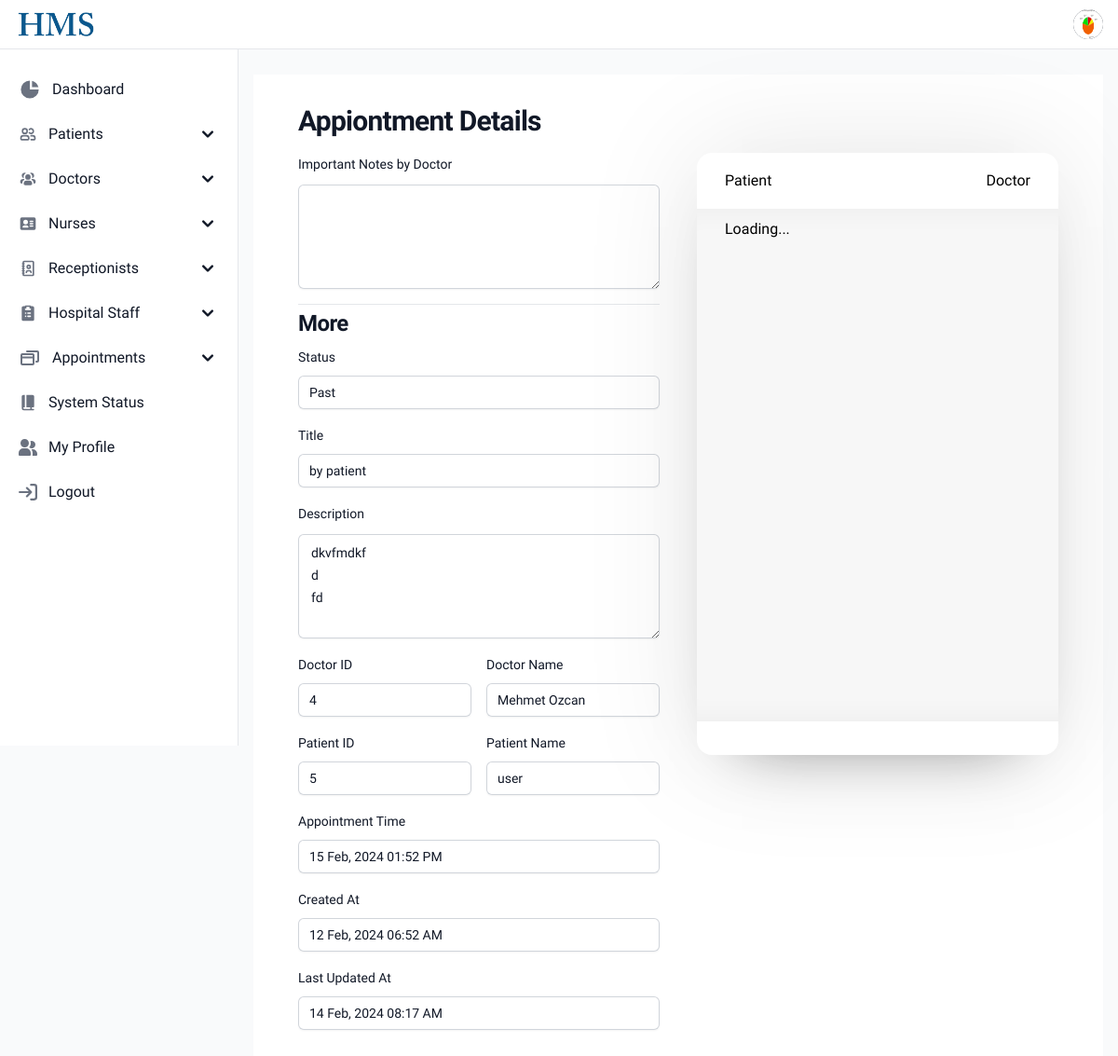
Before: /admin/admin/appointment-details?id=5 (signed in) with the older database file.
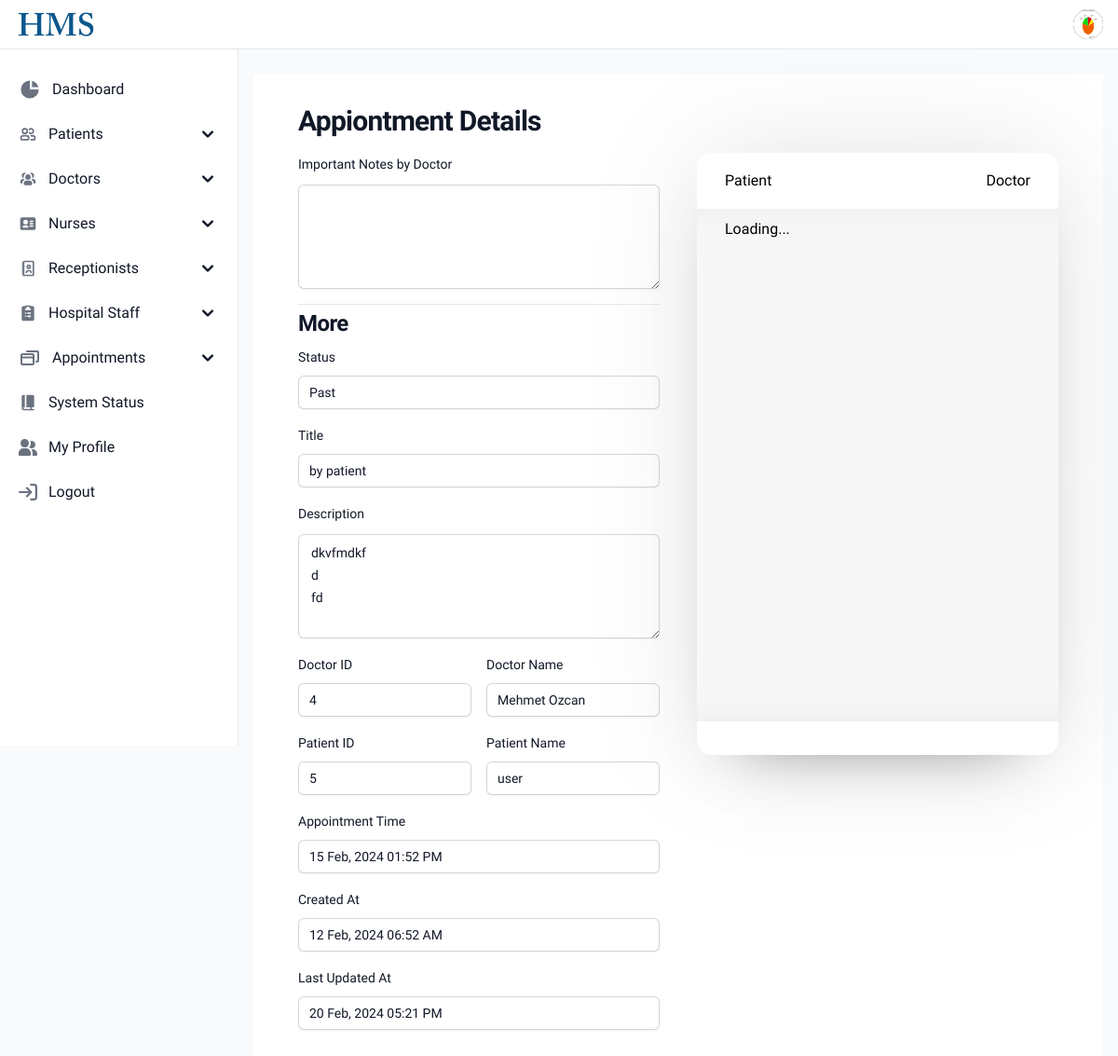
After: the same page with the newer database file.
### tables this page shows
CREATE TABLE `appointment` (
  `id` int(11) NOT NULL,
  `patient_id` bigint(20) DEFAULT NULL,
  `booked_by` bigint(20) DEFAULT NULL,
  `title` text DEFAULT NULL,
  `description` varchar(5000) DEFAULT NULL,
  `doctor_id` bigint(20) DEFAULT NULL,
  `notes` varchar(5000) DEFAULT NULL,
  `time` datetime DEFAULT NULL,
  `status` int(11) DEFAULT NULL,
  `created_at` datetime DEFAULT NULL,
  `updated_at` datetime DEFAULT NULL
);

CREATE TABLE `users` (
  `id` int(11) NOT NULL,
  `name` text DEFAULT NULL,
  `img` varchar(1000) DEFAULT NULL,
  `username` text DEFAULT NULL,
  `email` text DEFAULT NULL,
  `password` varchar(1000) DEFAULT NULL,
  `phone` bigint(20) DEFAULT NULL,
  `role_id` int(11) DEFAULT NULL,
  `created_by` bigint(20) DEFAULT NULL,
  `created_at` datetime DEFAULT NULL,
  `updated_at` datetime DEFAULT NULL
);

### admin/index.php (called while the page is built, shortened)
<?php
require(__DIR__ . '/../php/config.php');
include __DIR__ . '/../layouts/admin/app.php';

### php/config.php (called while the page is built, shortened)
<?php
$url='http://localhost:8080/hms/';
?>

### admin/appointment-details.php (the view, shortened to what the rows shown need)
<?php
$appiontment_id = $_GET['id'];
$appiontment_data = mysqli_query($conn,"SELECT * FROM `appointment` WHERE `id`='$appiontment_id'");
$data = mysqli_fetch_assoc($appiontment_data);
$patient_id= $data['patient_id'];
$doctor_id= $data['doctor_id'];
$patient_query = mysqli_query($conn,"SELECT * FROM `users` WHERE `id`=$patient_id");
if(mysqli_num_rows($patient_query)>0){
    $patient_data = mysqli_fetch_assoc($patient_query);
$patient_name = $patient_data['name'];
$patient_id = $patient_data['id'];
}else{
    $patient_name = 'Not Found';
    $patient_id = 'Not Found';
}
$doctor_query = mysqli_query($conn,"SELECT * FROM `users` WHERE `id`=$doctor_id");
if(mysqli_num_rows($doctor_query)>0){
    $doctor_data = mysqli_fetch_assoc($doctor_query);
$doctor_name = $doctor_data['name'];
$doctor_id = $doctor_data['id'];
}else{
    $doctor_name = 'Not Found';
    $doctor_id = 'Not Found';
}
?>
<link rel="stylesheet" href="<?=$url?>assets/css/custom.css">
<section class="bg-white ">
                <div class="py-8 px-4 mx-auto max-w-screen-2xl text-start  lg:px-12">
                    <h1 class="mb-4 text-2xl font-extrabold tracking-tight leading-none text-gray-900 md:text-3xl ">
                        Appiontment Details</h1>
                    <div class="grid grid-cols-1 lg:grid-cols-2 lg:gap-x-10">
                        <div class="">
                            <div class="col-span-full mb-4">
                                <label for="message"
                                    class="block text-sm font-medium leading-6 text-gray-900">Important Notes by Doctor</label>
                                <div class="mt-2.5">
                                    <textarea name="message" id="message" rows="4"
                                        class="block w-full rounded-md border-0 px-3.5 py-2 text-gray-900 shadow-sm ring-1 ring-inset ring-gray-300 placeholder:text-gray-400 focus:ring-2 focus:ring-inset focus:ring-indigo-600 sm:text-sm sm:leading-6" readonly disabled><?=$data['notes']?></textarea>
                                </div>
                            </div>
                            <hr>
                            <h1 class="mb-3 mt-2 text-2xl font-semibold tracking-tight leading-none text-gray-900 ">
                                More</h1>
                            <div class="col-span-full mb-4">
                                <label for="txtDate" class="block text-sm font-medium leading-6 text-gray-900">Status</label>
                                <div class="mt-2">
                                  <input type="text" name="date" id="txtDate" class="block w-full rounded-md border-0 py-1.5 text-gray-900 shadow-sm ring-1 ring-inset ring-gray-300 placeholder:text-gray-400 focus:ring-2 focus:ring-inset focus:ring-indigo-600 sm:text-sm sm:leading-6" value="<?php if(intval($data['status'])===1){ echo 'Upcoming'; }elseif(intval($row['status'])===2){ echo 'Active'; }else{ echo 'Past'; } ?>" readonly disabled>
                                </div>
                                     </div>
                            <div class="col-span-full mb-4">
                                <label for="txtDate"
                                    class="block text-sm font-medium leading-6 text-gray-900">Title</label>
                                <div class="mt-2">
                                    <input type="text" name="date" id="txtDate" value="<?=$data['title']?>"
                                        class="block w-full rounded-md border-0 py-1.5 text-gray-900 shadow-sm ring-1 ring-inset ring-gray-300 placeholder:text-gray-400 focus:ring-2 focus:ring-inset focus:ring-indigo-600 sm:text-sm sm:leading-6"
                                        readonly disabled>
                                </div>
                            </div>
                            <div class="col-span-full mb-4">
                                <label for="message"
                                    class="block text-sm font-medium leading-6 text-gray-900">Description</label>
                                <div class="mt-2.5">
                                    <textarea name="message" id="message" rows="4"
                                        class="block w-full rounded-md border-0 px-3.5 py-2 text-gray-900 shadow-sm ring-1 ring-inset ring-gray-300 placeholder:text-gray-400 focus:ring-2 focus:ring-inset focus:ring-indigo-600 sm:text-sm sm:leading-6" readonly disabled><?=$data['description']?></textarea>
                                </div>
                            </div>
                            <div class="grid grid-cols-1 gap-x-4 gap-y-6 sm:grid-cols-2 mb-4">
                                <div class="">
                                    <label for="txtDate"
                                        class="block text-sm font-medium leading-6 text-gray-900">Doctor ID</label>
                                    <div class="mt-2">
                                        <input type="text" name="date" id="txtDate" value="<?=$doctor_id?>"
                                            class="block w-full rounded-md border-0 py-1.5 text-gray-900 shadow-sm ring-1 ring-inset ring-gray-300 placeholder:text-gray-400 focus:ring-2 focus:ring-inset focus:ring-indigo-600 sm:text-sm sm:leading-6"
                                            readonly disabled>
                                    </div>
                                </div>
                                <div class="">
                                    <label for="txtDate"
                                        class="block text-sm font-medium leading-6 text-gray-900">Doctor Name</label>
                                    <div class="mt-2">
                                        <input type="text" name="date" id="txtDate" value="<?=$doctor_name?>"
                                            class="block w-full rounded-md border-0 py-1.5 text-gray-900 shadow-sm ring-1 ring-inset ring-gray-300 placeholder:text-gray-400 focus:ring-2 focus:ring-inset focus:ring-indigo-600 sm:text-sm sm:leading-6"
                                            readonly disabled>
                                    </div>
                                </div>
                            </div>
                            <div class="grid grid-cols-1 gap-x-4 gap-y-6 sm:grid-cols-2 mb-4">
                                <div class="">
                                    <label for="txtDate"
                                        class="block text-sm font-medium leading-6 text-gray-900">Patient ID</label>
                                    <div class="mt-2">
                                        <input type="text" name="date" id="txtDate" value="<?=$patient_id?>"
                                            class="block w-full rounded-md border-0 py-1.5 text-gray-900 shadow-sm ring-1 ring-inset ring-gray-300 placeholder:text-gray-400 focus:ring-2 focus:ring-inset focus:ring-indigo-600 sm:text-sm sm:leading-6"
                                            readonly disabled>
                                    </div>
                                </div>
                                <div class="">
                                    <label for="txtDate"
                                        class="block text-sm font-medium leading-6 text-gray-900">Patient Name</label>
                                    <div class="mt-2">
                                        <input type="text" name="date" id="txtDate" value="<?=$patient_name?>"
                                            class="block w-full rounded-md border-0 py-1.5 text-gray-900 shadow-sm ring-1 ring-inset ring-gray-300 placeholder:text-gray-400 focus:ring-2 focus:ring-inset focus:ring-indigo-600 sm:text-sm sm:leading-6"
                                            readonly disabled>
                                    </div>
                                </div>
                            </div>
                            <div class="col-span-full mb-4">
                                <label for="txtDate" class="block text-sm font-medium leading-6 text-gray-900">Appointment Time</label>
                                <div class="mt-2">
                                  <input type="text" name="date" id="txtDate" class="block w-full rounded-md border-0 py-1.5 text-gray-900 shadow-sm ring-1 ring-inset ring-gray-300 placeholder:text-gray-400 focus:ring-2 focus:ring-inset focus:ring-indigo-600 sm:text-sm sm:leading-6" value="<?=date('d M, Y h:i A', strtotime($data['time']))?>" disabled readonly>
                                </div>
                                     </div>
                                     <div class="col-span-full mb-4">
        <label class="block text-sm font-medium leading-6 text-gray-900">Created At</label>
        <div class="mt-2">
          <input type="text"
            class="block w-full rounded-md border-0 py-1.5 text-gray-900 shadow-sm ring-1 ring-inset ring-gray-300 placeholder:text-gray-400 focus:ring-2 focus:ring-inset focus:ring-indigo-600 sm:text-sm sm:leading-6"
            value="<?=date('d M, Y h:i A', strtotime($data['created_at']))?>" disabled readonly>
        </div>
      </div>
      <?php
if($data['updated_at']!==NULL){
?>
      <div class="col-span-full mb-4">
        <label class="block text-sm font-medium leading-6 text-gray-900">Last Updated At</label>
        <div class="mt-2">
          <input type="text"
            class="block w-full rounded-md border-0 py-1.5 text-gray-900 shadow-sm ring-1 ring-inset ring-gray-300 placeholder:text-gray-400 focus:ring-2 focus:ring-inset focus:ring-indigo-600 sm:text-sm sm:leading-6"
            value="<?=date('d M, Y h:i A', strtotime($data['updated_at']))?>" disabled readonly>
        </div>
      </div>
<?php
}
      ?>
                        </div>
                        <div>
                            <div class="wrapper">
                                <section class="chat-area">
<header class="flex justify-between">
    <div>Patient</div>
    <div>Doctor</div>
  </header>
                                    <div class="chat-box">
                                    Loading...
                                    </div>
    <form action="#" class="typing-area">
                                    </form>
                                </section>
                            </div>
                        </div>
                    </div>
                </div>
            </section>

Changed rows visible on the page:
changed appointment "Past": updated_at "14 Feb, 2024 08:17 AM" → "20 Feb, 2024 05:21 PM"
